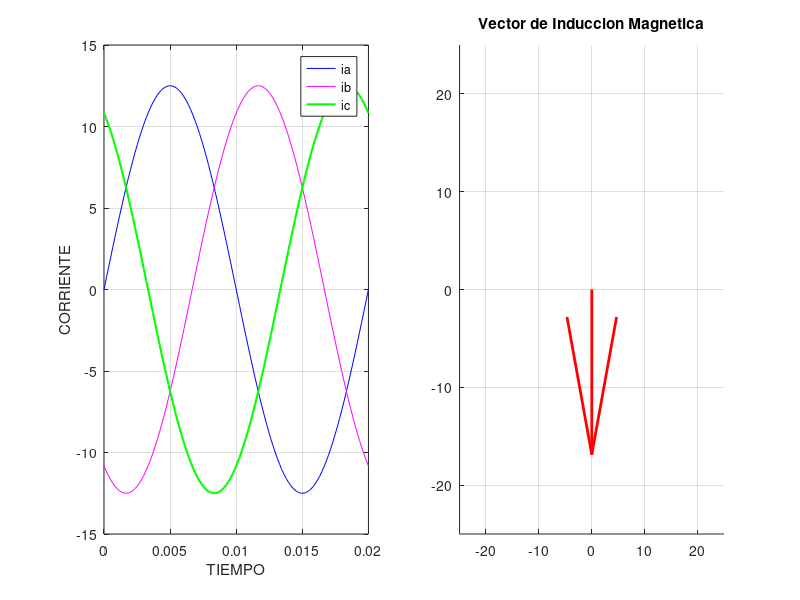

The MATLAB source for this figure: (Note: this script raises an error after producing the figure.)
% TAREA NO PRESENCIAL GRUPO B

% Parametros
Imax = 12.5;               % Amplitud máxima
f = 50;                    % Frecuencia
fang = 2*pi*f;             % Frecuencia angular
T = 1/f;                   % Periodo
t = linspace(0, T, 120);   %Vector tiempo que simule un periodo completo

% Generamos las 3 corrientes sinusoidales que componen el sistema trifásico
ia = Imax * sin(fang * t);
ib = Imax * sin(fang * t - 2*pi/3);
ic = Imax * sin(fang * t - 4*pi/3);

% Ventana Gráfica principal
figure('Color', 'white', 'Position', [50, 50, 1200, 600]);

% Grafica de las corrientes
subplot(1, 2, 1);                                             %Dividimos la grafica en 1 fial y 2 columnas, seleccionando la primera.
plot(t, ia, 'b', t, ib, 'm', t, ic, 'g', 'LineWidth', 1.5);   % Graficamos las 3 corrientes en funcion del tiempo
grid on;
xlabel('TIEMPO');
ylabel('CORRIENTE');
legend('ia', 'ib', 'ic');

% Vector de induccion magnetica
subplot(1, 2, 2);                      %Seleccionamos la segunda región
axis([-25 25 -25 25]);                 % fijamos limites ejes x e y
grid on;
title(['Vector de Induccion Magnetica']);

hold on;
h_vec = quiver(0, 0, 0, 0, 'r', 'LineWidth', 2, 'MaxHeadSize', 0.5); %Definimos un vector modificable que vaya actualizandose segun el tiempo

% Desfase de 120º de las fases
compx = [1, cos(2*pi/3), cos(4*pi/3)];
compy = [0, sin(2*pi/3), sin(4*pi/3)];

filename = 'CampoMagneticoGiratorio.gif';

for k = 1:length(t)  % iniciamos un bucle para calcular en cada instante de tiempo que pase el vector de induccion magnetica
                     % el vector lo obtenemos sumando vectorialmente los valores instantaneos de las 3 fases

    VEC_x = ia(k) * compx(1) + ib(k) * compx(2) + ic(k) * compx(3);
    VEC_y = ia(k) * compy(1) + ib(k) * compy(2) + ic(k) * compy(3); % obtenemos las componentes en los ejes sumando las proyecciones de las fases

    % Actualizar vector en la grafica
    set(h_vec, 'UData', VEC_x, 'VData', VEC_y);
    drawnow;

    % Captura de fotogramas para guardar en GIF
    frame = getframe(gcf);
    im = frame2im(frame);
    [imind, cm] = rgb2ind(im, 256);

    if k == 1
        imwrite(imind, cm, filename, 'gif', 'Loopcount', inf, 'DelayTime', 0.02);
    else
        imwrite(imind, cm, filename, 'gif', 'WriteMode', 'append', 'DelayTime', 0.02);
    end
end

% ANALISIS DE RESULTADOS

% El vector de obtiene aplicando el principio de superposicion. Cada corriente genera un campo magnetico en su respectiva direccion
% Sumando las componentes de los campos en cada instante de tiempo podemos obtener el vector de inducción

% El giro del vector podemos justificarlo gracias al teorema de Ferraris. La combinacion del desfase espacial de 120º de las bobinas
% y el desfase temporal de 120 º de las corrientes provoca que su suma vectorial genere un vector cuyo angulo varía constantemente

% El vector magnético gira a lo que se denomina velocidad de sincronismo, igual a la frecuencia angular del sistema trifásico
% Esto significa que, en una máquina de un par de polos, el campo magnético rotativo completa una vuelta por cada ciclo

% Dado que la velocidad de giro depende directamente de la frecuencia eléctrica, modificarla provocaría un cambio en la velocidad angular del vector
% Si se aumenta la frecuencia el campo magnético girará más rápido y si se disminuye girará más lento

% Invertir la secuencia de fases invertiría el sentido de giro
